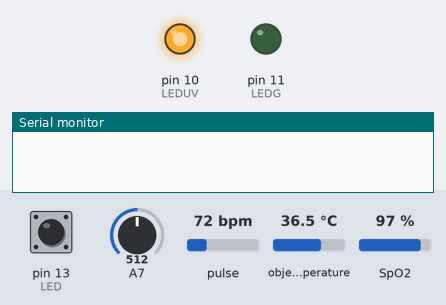
Bench run of a sketch on a simulated Arduino Nano, built with avr-gcc and run on an emulated ATmega328P. Shown: output pins drawn as LEDs (lit = HIGH), the last lines printed to the serial monitor. Inputs (shaded band) come from the test bench; at power-on: A7 = 512, pin 13 (LED) HIGH, pulse 72 bpm, object temperature 36.5 °C, SpO2 97 %. The local clock reads 2024-03-15 10:24:30 at power-on unless the sketch sets it.

Above: at 1.2 s.
1.3 s: A7 set to 267
6.0 s: A7 set to 243
At 7.2 s:
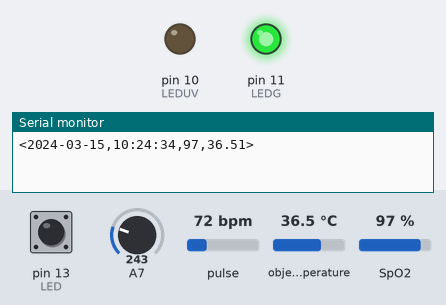
7.5 s: A7 set to 260
At 8.5 s:
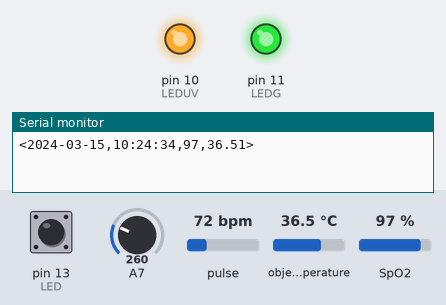
9.0 s: A7 set to 240
At 9.7 s:
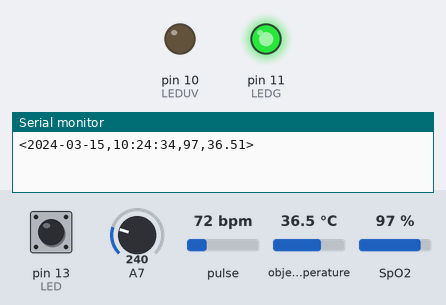
Timing chart, 0 to 11.5 s (numbered marks = the images above; inputs shaded):
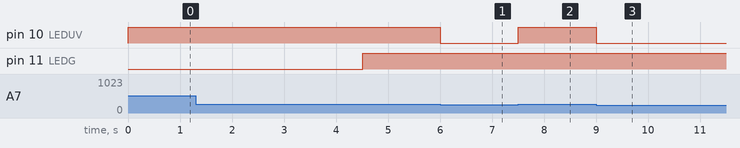

The sketch:

spo2_mlx_rtc.ino
```cpp
#include <Wire.h>
#include "MAX30100_PulseOximeter.h"
#include <Adafruit_MLX90614.h>
#include <DS3231.h>

DS3231  rtc(SDA, SCL);

Adafruit_MLX90614 mlx = Adafruit_MLX90614();

#define REPORTING_PERIOD_MS     1000

PulseOximeter pox;

uint32_t tsLastReport = 0;
int LED=13;
int LEDG=11;
int LEDUV=10;
Time t;
String time_str;
String rasp;

void onBeatDetected()
{
    //Serial.println("beat");
    digitalWrite(LED,!digitalRead(LED));
}

void setup()
{
    Serial.begin(9600);

   // Serial.print("Initializing pulse oximeter..");
    pinMode(LEDG,OUTPUT);
    pinMode(LEDUV,OUTPUT);


    if (!pox.begin()) {
        //Serial.println("FAILED");
        for(;;);
    } else {
        //Serial.println("SUCCESS");
    }
    pox.setIRLedCurrent(MAX30100_LED_CURR_7_6MA);


    pox.setOnBeatDetectedCallback(onBeatDetected);
  //  Serial.println("Adafruit MLX90614 test");
  rtc.begin();
  mlx.begin();
}

int count,g;
int ldr;

void loop()
{


    pox.update();

    ldr=analogRead(A7);
    // Make sure to call update as fast as possible

    if(ldr>250){
      digitalWrite(LEDUV,HIGH);
    }
    else{
      digitalWrite(LEDUV,LOW);
    }

    if (millis() - tsLastReport > REPORTING_PERIOD_MS) {
if(pox.getSpO2()>60 && pox.getSpO2()<101)
      {
        if(g==1)
        {
        count=count+1;
        }


        if(count==3 && g==1)
        {
        t = rtc.getTime();
        time_str= rtc.getTimeStr();
        char date_str[30];
        sprintf(date_str,"%04u-%02u-%02u",t.year,t.mon,t.date);

        rasp="<" + String(date_str) + "," + time_str + "," + String(pox.getSpO2()) + "," + String(mlx.readObjectTempC()) +">";
        Serial.println(rasp);
        digitalWrite(LEDG,HIGH);
        count=0;
        g=0;
        }
        tsLastReport = millis();

      }
      else {g=1; count=0; digitalWrite(LEDG,LOW);}
    }
}
```

Measured:
- the behaviour switches between 251 and 250 on A7 (found by bisection; images 0 and 1)
- after the input at 6.0 s, pin 10 (LEDUV): HIGH → LOW at once
- after the input at 7.5 s, pin 10 (LEDUV): LOW → HIGH at once
- after the input at 9.0 s, pin 10 (LEDUV): HIGH → LOW at once
